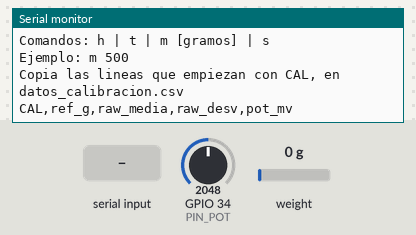
A sketch run on a simulated ESP32. Shown: the last lines printed to the serial monitor. The inputs (shaded band) are chosen by the test bench; at power-on: weight on the scale 0 g, GPIO 34 (PIN_POT) = 2048 (analog values on the 0–4095 scale).

Above: at 1.7 s.
1.8 s: "s\n" received over Serial
At 1.91 s:
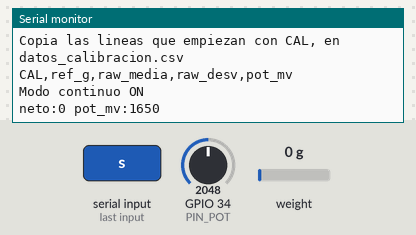
3.4 s: "m90\n" received over Serial
At 4.6 s:
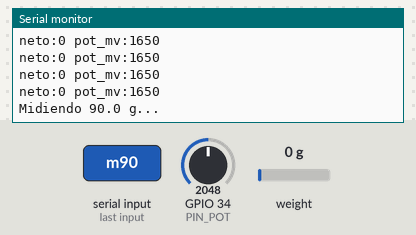
4.9 s: weight on the scale set to 100 g
At 6.62 s:
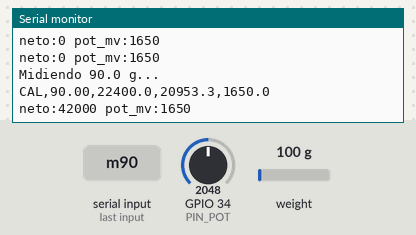
7.9 s: GPIO 34 (PIN_POT) set to 2866
At 7.93 s:
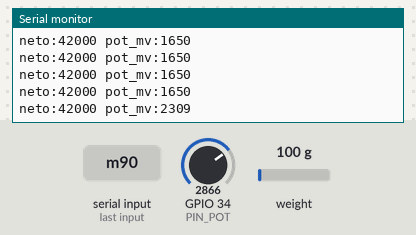
9.4 s: "s\n" received over Serial
At 10.3 s:
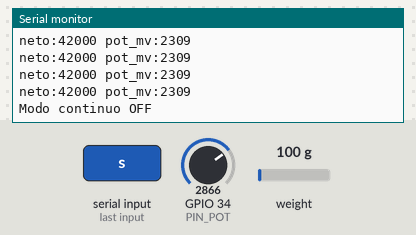

The sketch:

sketch.ino
```cpp
// Pluviometro gravimetrico IoT - prueba y calibracion
// ESP32 + HX711 (celda de carga) + potenciometro con flotador
// Comandos en el monitor serie:
//   h          ayuda
//   t          tara (recipiente vacio)
//   m 500      registra un punto con 500 g de referencia
//   s          activa o desactiva el modo continuo

#include "HX711.h"

const int PIN_DT  = 16;
const int PIN_SCK = 4;
const int PIN_POT = 34;      // ADC1: funciona con WiFi encendido
const int N_MUESTRAS = 30;   // a 10 SPS son unos 3 s por punto

HX711 hx;
long offsetRaw = 0;
bool modoContinuo = false;

// Promedio y desviacion estandar de n lecturas crudas del HX711
void leerCelda(int n, double &media, double &desv) {
  double suma = 0, suma2 = 0;
  for (int i = 0; i < n; i++) {
    while (!hx.is_ready()) delay(1);
    double v = (double)hx.read();
    suma += v;
    suma2 += v * v;
  }
  media = suma / n;
  double var = suma2 / n - media * media;
  desv = var > 0 ? sqrt(var) : 0;
}

// Promedio del potenciometro en milivoltios
double leerPot(int n) {
  long suma = 0;
  for (int i = 0; i < n; i++) {
    suma += analogReadMilliVolts(PIN_POT);
    delay(2);
  }
  return (double)suma / n;
}

void ayuda() {
  Serial.println("Comandos: h | t | m [gramos] | s");
  Serial.println("Ejemplo: m 500");
  Serial.println("Copia las lineas que empiezan con CAL, en datos_calibracion.csv");
}

void setup() {
  Serial.begin(115200);
  delay(500);
  analogReadResolution(12);
  analogSetPinAttenuation(PIN_POT, ADC_11db);
  hx.begin(PIN_DT, PIN_SCK);
  Serial.println("== Pluviometro gravimetrico: calibracion ==");
  if (!hx.wait_ready_timeout(2000)) {
    Serial.println("ERROR: el HX711 no responde. Revisa VCC, GND, DT y SCK.");
  }
  ayuda();
  Serial.println("CAL,ref_g,raw_media,raw_desv,pot_mv");
}

void loop() {
  if (Serial.available()) {
    String linea = Serial.readStringUntil('\n');
    linea.trim();

    if (linea == "h") {
      ayuda();
    } else if (linea == "t") {
      double media, desv;
      leerCelda(N_MUESTRAS, media, desv);
      offsetRaw = (long)media;
      Serial.printf("Tara lista. offset=%ld (desv=%.1f)\n", offsetRaw, desv);
    } else if (linea.startsWith("m")) {
      double ref = linea.substring(1).toFloat();
      Serial.printf("Midiendo %.1f g...\n", ref);
      double media, desv;
      leerCelda(N_MUESTRAS, media, desv);
      double pot = leerPot(50);
      Serial.printf("CAL,%.2f,%.1f,%.1f,%.1f\n", ref, media, desv, pot);
      if (ref > 0 && media - offsetRaw < 0) {
        Serial.println("AVISO: la lectura baja al cargar. Invierte A+ y A-.");
      }
    } else if (linea == "s") {
      modoContinuo = !modoContinuo;
      Serial.println(modoContinuo ? "Modo continuo ON" : "Modo continuo OFF");
    }
  }

  if (modoContinuo && hx.is_ready()) {
    long raw = hx.read();
    Serial.printf("neto:%ld pot_mv:%d\n", raw - offsetRaw, analogReadMilliVolts(PIN_POT));
  }
}
```

Measured:
- after the input at 1.8 s, the serial monitor: prints a new line at once (image 1)
- after the input at 3.4 s, the serial monitor: prints a new line at once (image 2)
- after the input at 4.9 s, the serial monitor: prints a new line after 1.6 s (image 3)
- after the input at 7.9 s, the serial monitor: prints a new line at once (image 4)
- after the input at 9.4 s, the serial monitor: prints a new line at once (image 5)
